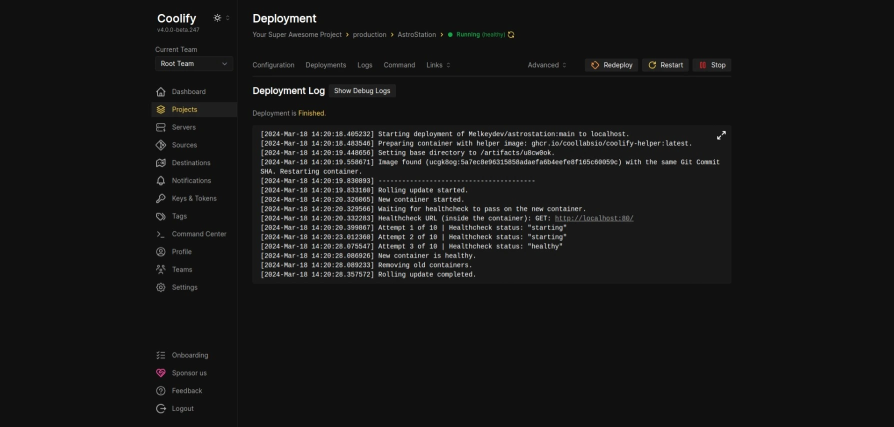
#> input picture 11.png, 1788 x 853 px (shown at 1/2 size)
$ python thumbnails.py ../11.png
#> lines starting #> are read from the running program, lines starting #| are printed output that depends on the picture
#!/usr/bin/env python3
import os
import sys
import argparse
import subprocess
import tempfile
from pathlib import Path
from PIL import Image, ImageOps

VIDEO_EXTENSIONS = {".mp4", ".mov", ".mkv", ".avi", ".webm", ".m4v", ".flv"}
IMAGE_EXTENSIONS = {".jpg", ".jpeg", ".png", ".webp", ".bmp", ".tiff"}

def extract_video_frame(video_path: Path, timecode: str) -> Path:
    """Uses ffmpeg to grab a single frame from a video file."""
    temp_frame = Path(tempfile.mktemp(suffix=".png"))
    cmd = [
        "ffmpeg", "-v", "error", "-y",
        "-ss", timecode,
        "-i", str(video_path),
        "-frames:v", "1",
        "-q:v", "2",
        str(temp_frame)
    ]
    try:
        subprocess.run(cmd, check=True)
        if temp_frame.exists() and temp_frame.stat().st_size > 0:
            return temp_frame
    except Exception as e:
        print(f"❌ FFmpeg frame extraction failed for {video_path.name}: {e}")
    return None

def create_smart_thumbnail(img_path: Path, output_path: Path, width: int, height: int, quality: int = 85):
    """Resizes and smart-crops an image using PIL's Lanczos fitting (no stretching)."""
#> called with width = 500, height = 500, quality = 85
    try:
        with Image.open(img_path) as img:
            # ImageOps.fit fills the box and center-crops without distorting aspect ratio
#> img is the input picture: PIL image 1788x853 RGB; mean R, G, B 22.4, 22.4, 22.3
            thumb = ImageOps.fit(img, (width, height), method=Image.Resampling.LANCZOS, centering=(0.5, 0.5))
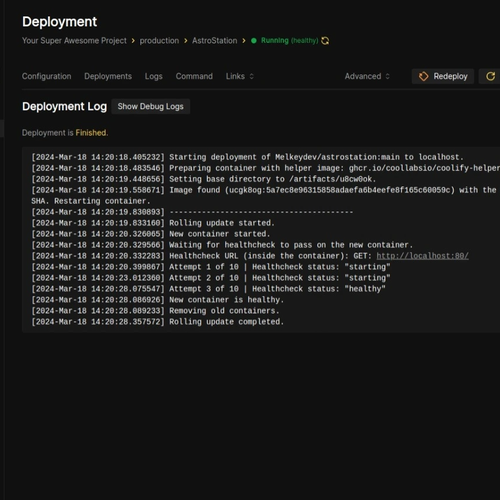
#> thumb: PIL image 500x500 RGB; mean R, G, B 27, 27.1, 26.9

            # Convert RGBA to RGB for JPEG compatibility if needed
            if output_path.suffix.lower() in (".jpg", ".jpeg") and thumb.mode in ("RGBA", "P"):
                thumb = thumb.convert("RGB")

            output_path.parent.mkdir(parents=True, exist_ok=True)
            thumb.save(output_path, quality=quality, optimize=True)
            print(f"✨ Thumbnail Created: {output_path.name} [{width}x{height}]")
    except Exception as e:
        print(f"❌ Failed to process thumbnail for {img_path.name}: {e}")

def process_target(target_path: Path, width: int, height: int, timecode: str, output_dir: Path = None):
    ext = target_path.suffix.lower()

    # 1. Determine base destination
    if output_dir:
        dest_folder = output_dir
    else:
        dest_folder = target_path.parent / "thumbs"

    out_name = f"{target_path.stem}_{width}x{height}_thumb.jpg"
    dest_path = dest_folder / out_name

    # 2. Handle Video Input
    if ext in VIDEO_EXTENSIONS:
        print(f"🎥 Video detected: {target_path.name}. Extracting frame at {timecode}...")
        extracted_frame = extract_video_frame(target_path, timecode)
        if extracted_frame:
            create_smart_thumbnail(extracted_frame, dest_path, width, height)
            extracted_frame.unlink(missing_ok=True) # Cleanup temporary frame

    # 3. Handle Image Input
    elif ext in IMAGE_EXTENSIONS:
        create_smart_thumbnail(target_path, dest_path, width, height)

def main():
    parser = argparse.ArgumentParser(description="Smart Thumbnailer & Video Frame Generator")
    parser.add_argument("path", help="Path to an image/video file or folder")
    parser.add_argument("--width", type=int, default=500, help="Thumbnail width in px (default: 500)")
    parser.add_argument("--height", type=int, default=500, help="Thumbnail height in px (default: 500)")
    parser.add_argument("--youtube", action="store_true", help="Shortcut for YouTube thumbnail dimensions (1280x720)")
    parser.add_argument("--timecode", default="00:00:01", help="Video timecode to grab frame from (default: 00:00:01)")
    parser.add_argument("--output-dir", help="Optional output folder for thumbnails")

    args = parser.parse_args()

    # Apply YouTube shortcut if passed
    width = 1280 if args.youtube else args.width
    height = 720 if args.youtube else args.height

    target = Path(args.path)
    if not target.exists():
        print(f"❌ Path not found: {target}")
        sys.exit(1)

    out_dir = Path(args.output_dir) if args.output_dir else None

    if target.is_file():
        process_target(target, width, height, args.timecode, out_dir)
    elif target.is_dir():
        all_files = [p for p in target.iterdir() if p.suffix.lower() in (IMAGE_EXTENSIONS | VIDEO_EXTENSIONS)]
        print(f"📂 Found {len(all_files)} target file(s) in {target}...")
        for file in all_files:
            process_target(file, width, height, args.timecode, out_dir)

if __name__ == "__main__":
    main()
